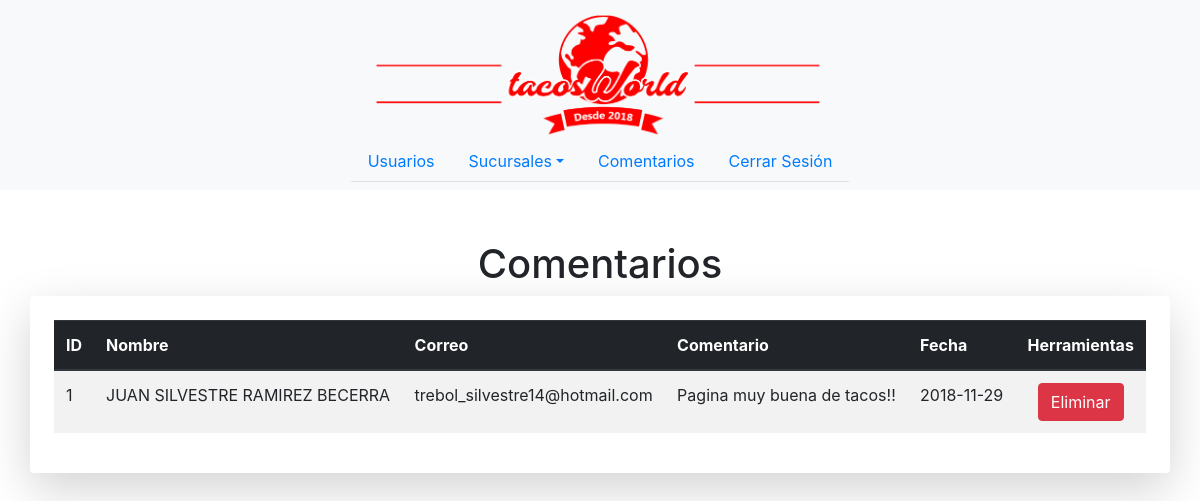
Page /admin/comments.php on the committed database.
### tables this page shows
CREATE TABLE COMENTARIOSG(
ID_COMENTARIOSG INT AUTO_INCREMENT PRIMARY KEY NOT NULL,
NOMBRE VARCHAR(50) NOT NULL,
CORREO VARCHAR(30) NOT NULL,
COMENTARIO VARCHAR(100) NOT NULL,
FECHA DATE NOT NULL
);

### admin/comments.php (the view, shortened to what this page needs)
<!DOCTYPE HTML>
<html lang="en">
  <head>
    <link rel="stylesheet" href="../css/bootstrap.min.css">
  </head>
  <body>
    <nav class="navbar navbar-expand-md flex-column fixed-top navbar-dark bg-light navbar-inverse" style="background-color: transparent;">
        <a class="navbar-brand align-self-center m-0 pb-3 position-md-absolute pb-md-0" href="#"><img id= "logo" src="../images/logo.png" alt="tacosWorld"></a>
         <ul class="nav nav-tabs">
          <li class="nav-item">
            <a class="nav-link" href="users.html">Usuarios</a>
          </li>
          <li class="nav-item dropdown">
            <a class="nav-link dropdown-toggle" data-toggle="dropdown" href="#" role="button" aria-haspopup="true" aria-expanded="false">Sucursales</a>
          </li>
          <li class="nav-item">
            <a class="nav-link" href="#">Comentarios</a>
          </li>
          <li class="nav-item"><a class="nav-link" href="#">Cerrar Sesión</a></li>
        </ul>
    </nav>
    <br><br><br><br><br><br><br><BR></BR><br>
    <center><h1 class="h1">Comentarios</h1></center>
    <div class="container shadow-lg p-4 mb-5 bg-white rounded" style="overflow:auto;">
        <table class="table table-striped table-hover">
               <thead class="thead-dark">
                   <tr>
                       <th scope="col">ID</th>
                       <th scope="col">Nombre</th>
                       <th scope="col">Correo</th>
                       <th scope="col">Comentario</th>
                       <th scope="col">Fecha</th>
                       <th scope="col"><center>Herramientas</center></th>
                   </tr>
               </thead>
               <tbody>
                   <?php
                        $conection=conectar();
                    $query="SELECT ID_COMENTARIOSG,NOMBRE,CORREO,COMENTARIO,FECHA FROM COMENTARIOSG";
                    $resultado=mysqli_query($conection,$query) or die(mysqli_error($conection));
                      while($consulta =mysqli_fetch_array($resultado)){ ?>
	                <tr>
		                <td><?php echo $consulta['ID_COMENTARIOSG']; ?></td>
		                <td><?php echo $consulta['NOMBRE']; ?></td>
		                <td><?php echo $consulta['CORREO']; ?></td>
		                <td><?php echo $consulta['COMENTARIO']; ?></td>
		                <td><?php echo $consulta['FECHA']; ?></td>
	                    <td>
                            <center>
                              <a href="../PHP/EliminarComentarioG.php?ID=<?php echo $consulta['ID_COMENTARIOSG']; ?>">
                               <button class="btn btn-danger">Eliminar</button>
                               </a>
                            </center>
                       </td>
                    </tr>
                     <?php } ?>
               </tbody>
           </table>
    </div>
  </body>
</html>

### admin/comments.php (style rules this page uses)
@media (min-width: 768px) { .position-md-absolute { position: absolute; } }
a img#logo { display: block; width: 40%; margin: auto; }

### rows in the picture
comentariosg: ID_COMENTARIOSG "1", NOMBRE "JUAN SILVESTRE RAMIREZ BECERRA", CORREO "trebol_silvestre14@hotmail.com", COMENTARIO "Pagina muy buena de tacos!!", FECHA "2018-11-29"
